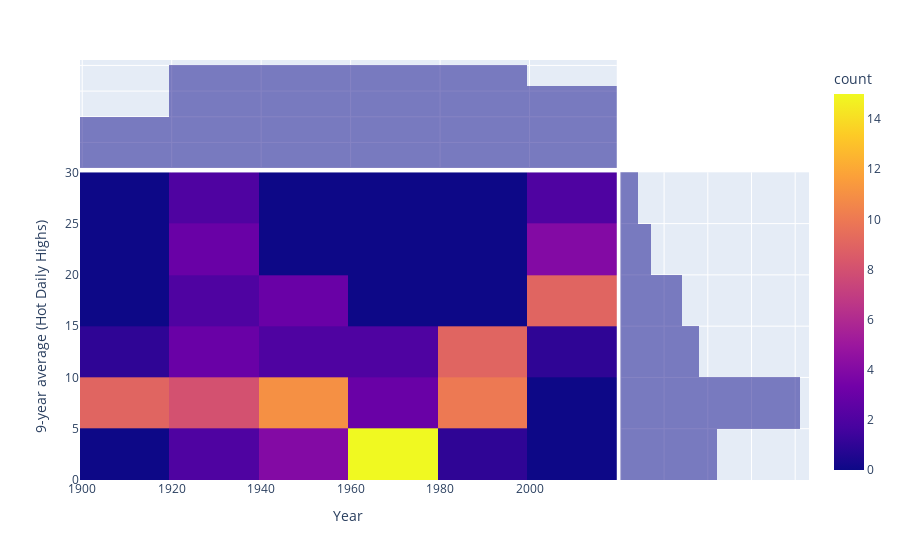

The cell this chart's notebook holds for it:
### Code cell
fig = px.density_heatmap(data, x="Year", y="9-year average (Hot Daily Highs)", marginal_x="histogram", marginal_y="histogram")
fig.show()

### Figure 1 — Plotly figure (JSON) as saved in the notebook; plotly's stock layout.template omitted (floating-point values rounded to 4 significant figures)
{"data": [{"coloraxis": "coloraxis", "hovertemplate": "Year=%{x}<br>9-year average (Hot Daily Highs)=%{y}<br>count=%{z}<extra></extra>", "name": "", "type": "histogram2d", "x": [1910, 1911, 1912, 1913, 1914, 1915, 1916, 1917, 1918, 1919, 1920, 1921, 1922, 1923, 1924, 1925, 1926, 1927, 1928, 1929, 1930, 1931, 1932, 1933, 1934, 1935, 1936, 1937, 1938, 1939, 1940, 1941, 1942, 1943, 1944, 1945, 1946, 1947, 1948, 1949, 1950, 1951, 1952, 1953, 1954, 1955, 1956, 1957, 1958, 1959, 1960, 1961, 1962, 1963, 1964, 1965, 1966, 1967, 1968, 1969, 1970, 1971, 1972, 1973, 1974, 1975, 1976, 1977, 1978, 1979, 1980, 1981, 1982, 1983, 1984, 1985, 1986, 1987, 1988, 1989, 1990, 1991, 1992, 1993, 1994, 1995, 1996, 1997, 1998, 1999, 2000, 2001, 2002, 2003, 2004, 2005, 2006, 2007, 2008, 2009, 2010, 2011, 2012, 2013, 2014, 2015], "xaxis": "x", "xbingroup": "x", "y": [7.279, 7.022, 7.606, 8.271, 7.597, 5.997, 5.697, 7.538, 9.658, 10.13, 9.174, 7.932, 6.957, 6.587, 6.864, 6.821, 5.612, 4.24, 4.912, 8.507, 13.39, 17.57, 20.99, 24.08, 26.05, 26.0, 23.56, 18.89, 13.79, 10.33, 8.482, 7.521, 7.579, 7.935, 6.909, 4.506, 2.645, 2.596, 3.85, 5.609, 8.283, 12.45, 16.85, 18.96, 17.52, 13.57, 9.487, 7.364, 7.859, 9.975, 11.58, 10.7, 7.414, 3.854, 1.884, 1.639, 2.18, 2.616, 2.746, 2.832, 2.793, 2.349, 1.741, 1.516, 1.909, 2.739, 3.555, 4.364, 6.138, 9.12, 11.32, 10.95, 9.007, 7.298, 6.241, 6.178, 8.057, 11.12, 12.32, 10.04, 6.512, 4.865, 5.979, 8.634, 10.81, 11.11, 10.04, 9.195, 9.555, 11.22, 14.2, 17.89, 20.2, 19.55, 17.91, 18.43, 20.2, 19.51, 16.45, 15.79, 20.38, 26.52, 28.09, 23.83, 18.25, 15.41], "yaxis": "y", "ybingroup": "y"}, {"alignmentgroup": "True", "bingroup": "x", "hovertemplate": "Year=%{x}<br>count=%{y}<extra></extra>", "legendgroup": "", "marker": {"color": "#0d0887"}, "name": "", "offsetgroup": "", "opacity": 0.5, "showlegend": false, "type": "histogram", "x": [1910, 1911, 1912, 1913, 1914, 1915, 1916, 1917, 1918, 1919, 1920, 1921, 1922, 1923, 1924, 1925, 1926, 1927, 1928, 1929, 1930, 1931, 1932, 1933, 1934, 1935, 1936, 1937, 1938, 1939, 1940, 1941, 1942, 1943, 1944, 1945, 1946, 1947, 1948, 1949, 1950, 1951, 1952, 1953, 1954, 1955, 1956, 1957, 1958, 1959, 1960, 1961, 1962, 1963, 1964, 1965, 1966, 1967, 1968, 1969, 1970, 1971, 1972, 1973, 1974, 1975, 1976, 1977, 1978, 1979, 1980, 1981, 1982, 1983, 1984, 1985, 1986, 1987, 1988, 1989, 1990, 1991, 1992, 1993, 1994, 1995, 1996, 1997, 1998, 1999, 2000, 2001, 2002, 2003, 2004, 2005, 2006, 2007, 2008, 2009, 2010, 2011, 2012, 2013, 2014, 2015], "xaxis": "x3", "yaxis": "y3"}, {"alignmentgroup": "True", "bingroup": "y", "hovertemplate": "9-year average (Hot Daily Highs)=%{y}<br>count=%{x}<extra></extra>", "legendgroup": "", "marker": {"color": "#0d0887"}, "name": "", "offsetgroup": "", "opacity": 0.5, "showlegend": false, "type": "histogram", "xaxis": "x2", "y": [7.279, 7.022, 7.606, 8.271, 7.597, 5.997, 5.697, 7.538, 9.658, 10.13, 9.174, 7.932, 6.957, 6.587, 6.864, 6.821, 5.612, 4.24, 4.912, 8.507, 13.39, 17.57, 20.99, 24.08, 26.05, 26.0, 23.56, 18.89, 13.79, 10.33, 8.482, 7.521, 7.579, 7.935, 6.909, 4.506, 2.645, 2.596, 3.85, 5.609, 8.283, 12.45, 16.85, 18.96, 17.52, 13.57, 9.487, 7.364, 7.859, 9.975, 11.58, 10.7, 7.414, 3.854, 1.884, 1.639, 2.18, 2.616, 2.746, 2.832, 2.793, 2.349, 1.741, 1.516, 1.909, 2.739, 3.555, 4.364, 6.138, 9.12, 11.32, 10.95, 9.007, 7.298, 6.241, 6.178, 8.057, 11.12, 12.32, 10.04, 6.512, 4.865, 5.979, 8.634, 10.81, 11.11, 10.04, 9.195, 9.555, 11.22, 14.2, 17.89, 20.2, 19.55, 17.91, 18.43, 20.2, 19.51, 16.45, 15.79, 20.38, 26.52, 28.09, 23.83, 18.25, 15.41], "yaxis": "y2"}], "layout": {"barmode": "overlay", "coloraxis": {"colorbar": {"title": {"text": "count"}}, "colorscale": [[0, "#0d0887"], [0.1111, "#46039f"], [0.2222, "#7201a8"], [0.3333, "#9c179e"], [0.4444, "#bd3786"], [0.5556, "#d8576b"], [0.6667, "#ed7953"], [0.7778, "#fb9f3a"], [0.8889, "#fdca26"], [1, "#f0f921"]]}, "legend": {"tracegroupgap": 0}, "margin": {"t": 60}, "xaxis": {"anchor": "y", "domain": [0, 0.7363], "title": {"text": "Year"}}, "xaxis2": {"anchor": "y2", "domain": [0.7413, 1], "matches": "x2", "showgrid": true, "showline": false, "showticklabels": false, "ticks": ""}, "xaxis3": {"anchor": "y3", "domain": [0, 0.7363], "matches": "x", "showgrid": true, "showticklabels": false}, "xaxis4": {"anchor": "y4", "domain": [0.7413, 1], "matches": "x2", "showgrid": true, "showline": false, "showticklabels": false, "ticks": ""}, "yaxis": {"anchor": "x", "domain": [0, 0.7326], "title": {"text": "9-year average (Hot Daily Highs)"}}, "yaxis2": {"anchor": "x2", "domain": [0, 0.7326], "matches": "y", "showgrid": true, "showticklabels": false}, "yaxis3": {"anchor": "x3", "domain": [0.7426, 1], "matches": "y3", "showgrid": true, "showline": false, "showticklabels": false, "ticks": ""}, "yaxis4": {"anchor": "x4", "domain": [0.7426, 1], "matches": "y3", "showgrid": true, "showline": false, "showticklabels": false, "ticks": ""}}}
